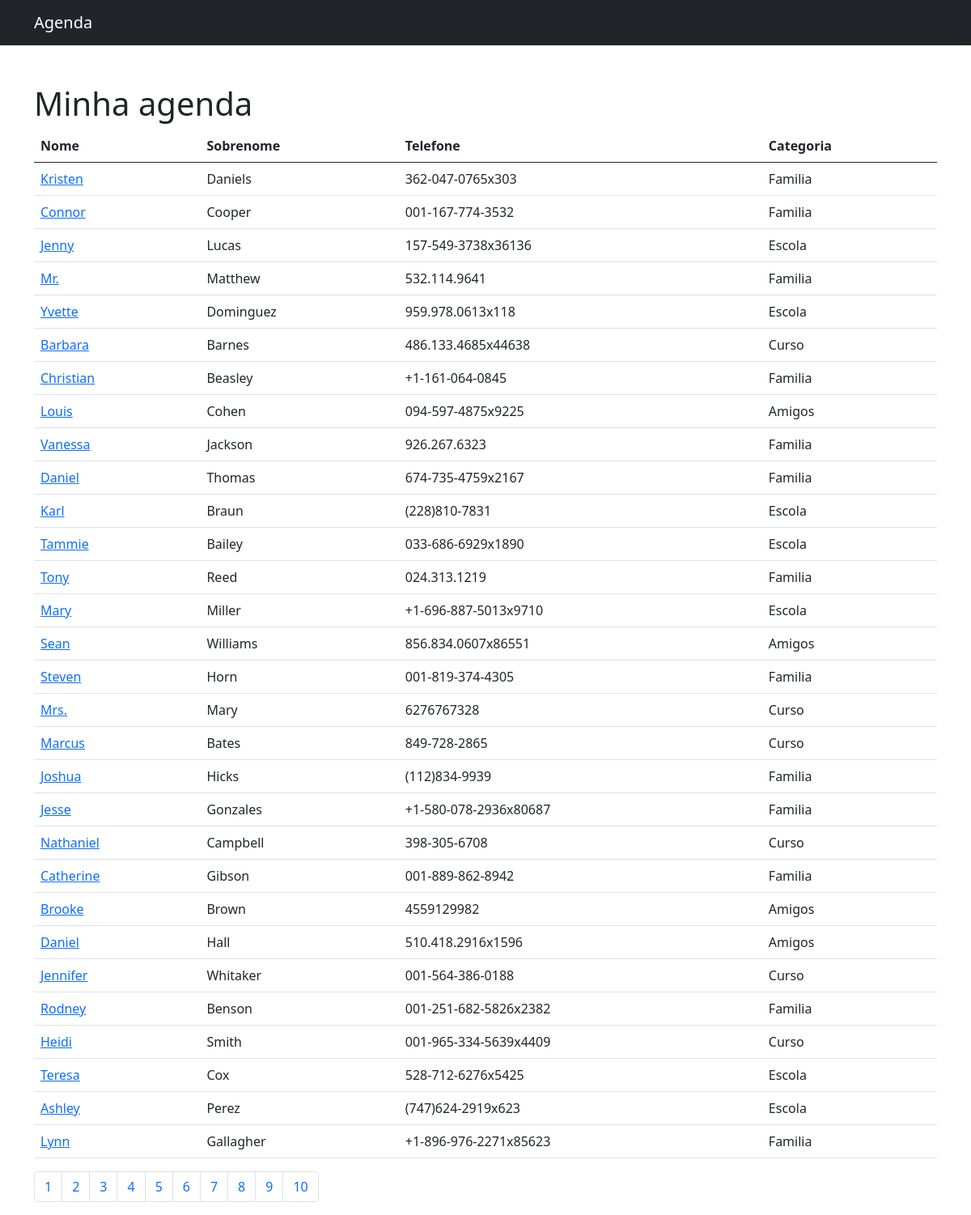
The page / on the database its author committed.
### contatos/models.py (models this page shows, shortened)
class Contato(models.Model):
    nome = models.CharField(max_length=255)
    sobrenome = models.CharField(max_length=255, blank=True)
    telefone = models.CharField(max_length=255)
    email = models.CharField(max_length=255, blank=True)
    descricao = models.TextField()
    data_criacao = models.DateTimeField(default=timezone.now)
    mostrar = models.BooleanField(default=True)
    categoria = models.ForeignKey(Categoria, on_delete=models.DO_NOTHING)

class Categoria(models.Model):
    categoria = models.CharField(max_length=255)
    def __str__(self):
        return self.categoria

### contatos/views.py (the view)
# urls.py: path('', views.index, name="index"),
def index(request):
    contatos = Contato.objects.all()
    paginator = Paginator(contatos, 30)
    page = request.GET.get('p')
    contatos = paginator.get_page(page)
    return render(request, 'contatos/index.html', {
        "contatos": contatos,
    })

### contatos/templates/contatos/index.html
{% extends 'base.html' %}
{% block conteudo %}
    <h1 class="mt-5">Minha agenda</h1>
        <table class="table">
          <thead>
            <tr>
              <th>Nome</th>
              <th>Sobrenome</th>
              <th>Telefone</th>
              <th>Categoria</th>
            </tr>
          </thead>
          <tbody>
            {% for contato in contatos %}
              {% if contato.mostrar %}
                <tr>
                  <td>
                    <a href=" {% url 'detalhes' contato.id %} "> {{contato.nome}} </a>
                  </td>
                  <td> {{contato.sobrenome}} </td>
                  <td> {{contato.telefone}} </td>
                  <td> {{contato.categoria}} </td>
                </tr>
              {% endif %}
            {% endfor %}
          </tbody>
        </table>
        <nav aria-label="Page navigation example">
          <ul class="pagination">
            {% for pagina in contatos.paginator.page_range %}
              <li class="page-item"><a class="page-link" href="?p={{pagina}}"> {{pagina}} </a></li>
            {% endfor %}
          </ul>
      </nav>
{% endblock conteudo %}

### rows shown on the page
Contato: nome "Kristen", sobrenome "Daniels", telefone "362-047-0765x303", categoria "Familia"
Contato: nome "Connor", sobrenome "Cooper", telefone "001-167-774-3532", categoria "Familia"
Contato: nome "Jenny", sobrenome "Lucas", telefone "157-549-3738x36136", categoria "Escola"
Contato: nome "Mr.", sobrenome "Matthew", telefone "532.114.9641", categoria "Familia"
Contato: nome "Yvette", sobrenome "Dominguez", telefone "959.978.0613x118", categoria "Escola"
Contato: nome "Barbara", sobrenome "Barnes", telefone "486.133.4685x44638", categoria "Curso"
Contato: nome "Christian", sobrenome "Beasley", telefone "+1-161-064-0845", categoria "Familia"
Contato: nome "Louis", sobrenome "Cohen", telefone "094-597-4875x9225", categoria "Amigos"
Contato: nome "Vanessa", sobrenome "Jackson", telefone "926.267.6323", categoria "Familia"
Contato: nome "Daniel", sobrenome "Thomas", telefone "674-735-4759x2167", categoria "Familia"
Contato: nome "Karl", sobrenome "Braun", telefone "(228)810-7831", categoria "Escola"
Contato: nome "Tammie", sobrenome "Bailey", telefone "033-686-6929x1890", categoria "Escola"
Contato: nome "Tony", sobrenome "Reed", telefone "024.313.1219", categoria "Familia"
Contato: nome "Mary", sobrenome "Miller", telefone "+1-696-887-5013x9710", categoria "Escola"
Contato: nome "Sean", sobrenome "Williams", telefone "856.834.0607x86551", categoria "Amigos"
Contato: nome "Steven", sobrenome "Horn", telefone "001-819-374-4305", categoria "Familia"
Contato: nome "Mrs.", sobrenome "Mary", telefone "6276767328", categoria "Curso"
Contato: nome "Marcus", sobrenome "Bates", telefone "849-728-2865", categoria "Curso"
Contato: nome "Joshua", sobrenome "Hicks", telefone "(112)834-9939", categoria "Familia"
Contato: nome "Jesse", sobrenome "Gonzales", telefone "+1-580-078-2936x80687", categoria "Familia"
Contato: nome "Nathaniel", sobrenome "Campbell", telefone "398-305-6708", categoria "Curso"
Contato: nome "Catherine", sobrenome "Gibson", telefone "001-889-862-8942", categoria "Familia"
Contato: nome "Brooke", sobrenome "Brown", telefone "4559129982", categoria "Amigos"
Contato: nome "Daniel", sobrenome "Hall", telefone "510.418.2916x1596", categoria "Amigos"
Contato: nome "Jennifer", sobrenome "Whitaker", telefone "001-564-386-0188", categoria "Curso"
Contato: nome "Rodney", sobrenome "Benson", telefone "001-251-682-5826x2382", categoria "Familia"
Contato: nome "Heidi", sobrenome "Smith", telefone "001-965-334-5639x4409", categoria "Curso"
Contato: nome "Teresa", sobrenome "Cox", telefone "528-712-6276x5425", categoria "Escola"
Contato: nome "Ashley", sobrenome "Perez", telefone "(747)624-2919x623", categoria "Escola"
Contato: nome "Lynn", sobrenome "Gallagher", telefone "+1-896-976-2271x85623", categoria "Familia"

### other values the page prints
{{ pagina }} "1" "2" "3" "4" "5" "6" "7" "8" "9" "10"
